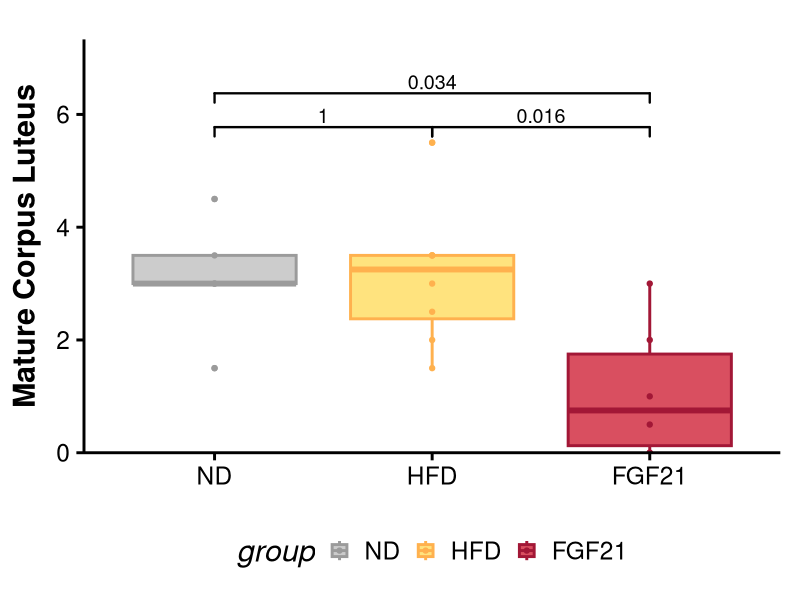
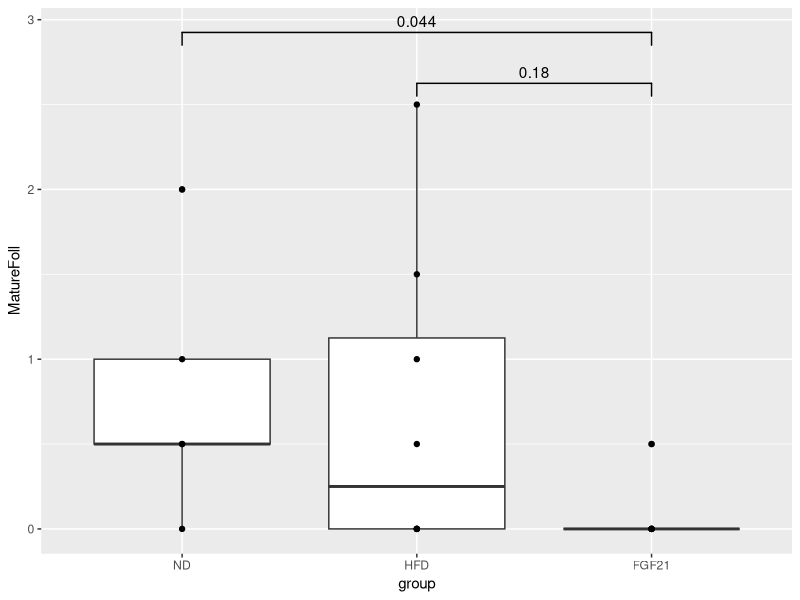
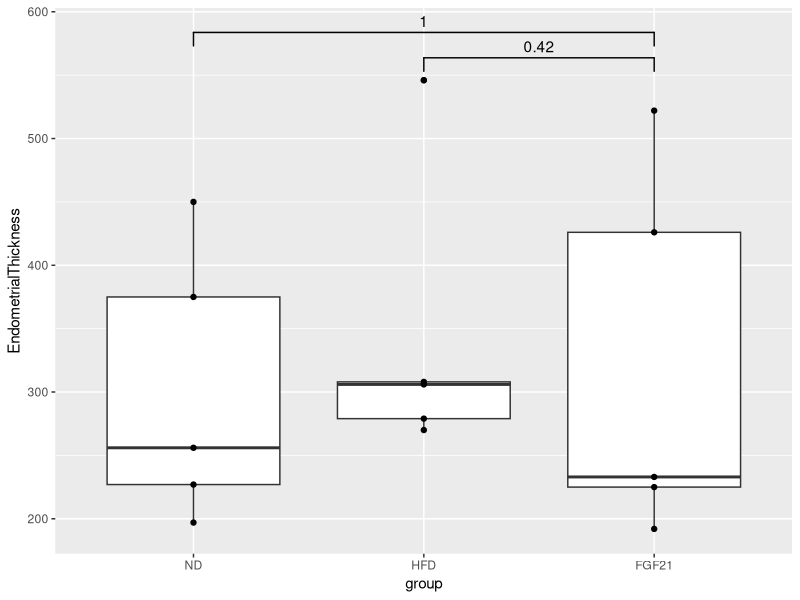

Write the R code that produced these figures, in order.
#*#*#*#*#*#*#*#*#*#*#*#*#*#*#*#*#*#*#*#*#*#*#*#*#*#*#*#*#*#*#*#*
#*#ANALYSIS FGF21 Fertility Fig4 Analysis of reproductive organs
#*#*#*#*#*#*#*#*#*#*#*#*#*#*#*#*#*#*#*#*#*#*#*#*#*#*#*#*#*#*#*#*
#Analysis of histology data of reproductive organs. Quantification
#MAI 2022, BEAT MOECKLI

#loading necessary packages
lapply(c("tidyverse", "RColorBrewer", "data.table", "colorspace", "readxl", 
         "ggpubr", "ggbeeswarm"), require, character.only = TRUE)

#*#*#*#*#*#*#*#*#*#*#*#*#*#*#*#*#*#*#*
#Raw results import and annotation####
#*#*#*#*#*#*#*#*#*#*#*#*#*#*#*#*#*#*#*

#Import of raw result file
FGF_21<-read.csv("data/FGF21_Fertility.csv")
FGF_21$group<-factor(x=FGF_21$group, levels = c("ND", "HFD", "FGF21"))
FGF21_Repro<-FGF_21[1:22, c("group", "MatureCL", "MatureFoll", "EndometrialThickness")]

#*#*#*#*#*#*#*#*#*#*#*#*#*#*#*#
#Plot structure & functions####
#*#*#*#*#*#*#*#*#*#*#*#*#*#*#*#

#Theme of colours to be used throughout the manuscript. Colors chosen with Viz Palette and colorgorical
mycolors_fill<-c("#cccccc","#FFE37E","#d94f60")
mycolors_stroke<-c("#9B9B9B","#FFB14E","#A21736")

#Theme publication function
theme_Publication <- function(base_size=16, base_family="sans") {
  library(grid)
  library(ggthemes)
  (theme_foundation(base_size=base_size, base_family=base_family)
    + theme(plot.title = element_text(face = "bold",
                                      size = rel(1.2), hjust = 0.5, margin = margin(0,0,20,0)),
            text = element_text(),
            panel.background = element_rect(colour = NA),
            plot.background = element_rect(colour = NA),
            panel.border = element_rect(colour = NA),
            axis.title = element_text(face = "bold",size = rel(1)),
            axis.title.y = element_text(angle=90,vjust =2),
            axis.title.x = element_text(vjust = -0.2),
            axis.text = element_text(), 
            axis.line.x = element_line(colour="black"),
            axis.line.y = element_line(colour="black"),
            axis.ticks = element_line(),
            panel.grid.major = element_blank(),
            panel.grid.minor = element_blank(),
            legend.key = element_rect(colour = NA),
            legend.position = "bottom",
            legend.direction = "horizontal",
            legend.box = "vetical",
            legend.key.size= unit(0.5, "cm"),
            #legend.margin = unit(0, "cm"),
            legend.title = element_text(face="italic"),
            plot.margin=unit(c(10,5,5,5),"mm"),
            strip.background=element_rect(colour="#f0f0f0",fill="#f0f0f0"),
            strip.text = element_text(face="bold")
    ))
}

boxplot_FGF21<-function(nudge=0.6,
                        size=0.8,
                        textsize=5){
  list(
    geom_boxplot(size=1),
    geom_point(),
    scale_fill_manual(values=mycolors_fill),
    scale_color_manual(values=mycolors_stroke),
    geom_signif(comparisons = list(c("FGF21", "HFD"),
                                   c("ND", "HFD")),
                color="black",
                size=size,
                textsize = textsize),
    geom_signif(comparisons = list(c("FGF21", "ND")), 
                position = position_nudge(y=nudge),
                color="black",
                size=size,
                textsize = textsize),
    theme_Publication(base_size=22)
  )
}

boxplot_FGF21()
#*#*#*#*#*#*#*#*#*#*#*#*#*#*#*#*#*#*#*#*#*#*#*#*#*#
#Plots for figure S3 (All qPCR results combined####
#*#*#*#*#*#*#*#*#*#*#*#*#*#*#*#*#*#*#*#*#*#*#*#*#*#

FGF21_Repro %>% 
  ggplot(aes(x=group, y=MatureCL, fill=group, color=group))+
  boxplot_FGF21()+
  labs(y= "Mature Corpus Luteus", x=NULL)+
  scale_y_continuous(expand = expansion(mult = c(0, 0.15)))


FGF_21[1:22, c("group", "MatureCL", "MatureFoll", "EndometrialThickness")] %>% 
  ggplot(aes(x=group, y=MatureFoll))+
  geom_boxplot()+
  geom_point()+
  geom_signif(comparisons = list(c("FGF21", "HFD")))+
  geom_signif(comparisons = list(c("FGF21", "ND")), 
              position = position_nudge(y=0.3))

FGF_21[1:22, c("group", "MatureCL", "MatureFoll", "EndometrialThickness")] %>% 
  ggplot(aes(x=group, y=EndometrialThickness))+
  geom_boxplot()+
  geom_point()+
  geom_signif(comparisons = list(c("FGF21", "HFD")))+
  geom_signif(comparisons = list(c("FGF21", "ND")), 
              position = position_nudge(y=20))
